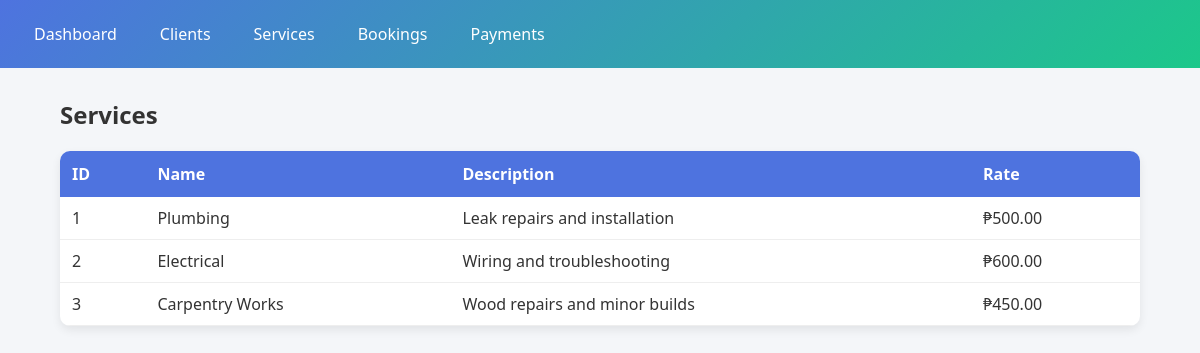
The page /services_list.php on the database its author committed.
### tables this page shows
CREATE TABLE IF NOT EXISTS services (
  service_id INT AUTO_INCREMENT PRIMARY KEY,
  service_name VARCHAR(150) NOT NULL,
  description TEXT,
  hourly_rate DECIMAL(10,2) NOT NULL DEFAULT 0.00,
  is_active TINYINT(1) NOT NULL DEFAULT 1,
  created_at TIMESTAMP DEFAULT CURRENT_TIMESTAMP
);

### services_list.php (the view, shortened to what this page needs)
<?php
include "../db.php";
$result = mysqli_query($conn, "SELECT * FROM services");
?>
<!doctype html>
<html>
<head>
</head>
<body>
<?php include "../nav.php"; ?>
<div class="container">
<h2>Services</h2>
<table>
<tr>
<th>ID</th>
<th>Name</th>
<th>Description</th>
<th>Rate</th>
</tr>
<?php while($row = mysqli_fetch_assoc($result)) { ?>
<tr>
<td><?php echo $row['service_id']; ?></td>
<td><?php echo $row['service_name']; ?></td>
<td><?php echo $row['description']; ?></td>
<td>₱<?php echo number_format($row['hourly_rate'],2); ?></td>
</tr>
<?php } ?>
</table>
</div>
</body>
</html>

### nav.php
<link rel="stylesheet" href="/assessment_beginner/assets/style.css">
<div class="navbar">
  <a href="/assessment_beginner/index.php">Dashboard</a>
  <a href="/assessment_beginner/pages/clients_list.php">Clients</a>
  <a href="/assessment_beginner/pages/services_list.php">Services</a>
  <a href="/assessment_beginner/pages/bookings_list.php">Bookings</a>
  <a href="/assessment_beginner/pages/payments_list.php">Payments</a>
</div>

### style.css (style rules this page uses)
* { box-sizing: border-box; }
body { margin: 0; font-family: 'Segoe UI', sans-serif; background: #f4f6f9; color: #333; }
.container { width: 90%; max-width: 1100px; margin: 30px auto; }
.navbar { background: linear-gradient(135deg, #4e73df, #1cc88a); padding: 15px 20px; display: flex; gap: 15px; flex-wrap: wrap; }
.navbar a { color: white; text-decoration: none; padding: 8px 14px; border-radius: 6px; transition: 0.3s; }
table { width: 100%; border-collapse: collapse; background: white; border-radius: 10px; overflow: hidden; box-shadow: 0 4px 10px rgba(0,0,0,0.08); }
table th { background: #4e73df; color: white; padding: 12px; text-align: left; }
table td { padding: 10px 12px; border-bottom: 1px solid #eee; }

### rows shown on the page
services: service_id "1", service_name "Plumbing", description "Leak repairs and installation", hourly_rate "500.00"
services: service_id "2", service_name "Electrical", description "Wiring and troubleshooting", hourly_rate "600.00"
services: service_id "3", service_name "Carpentry Works", description "Wood repairs and minor builds", hourly_rate "450.00"
